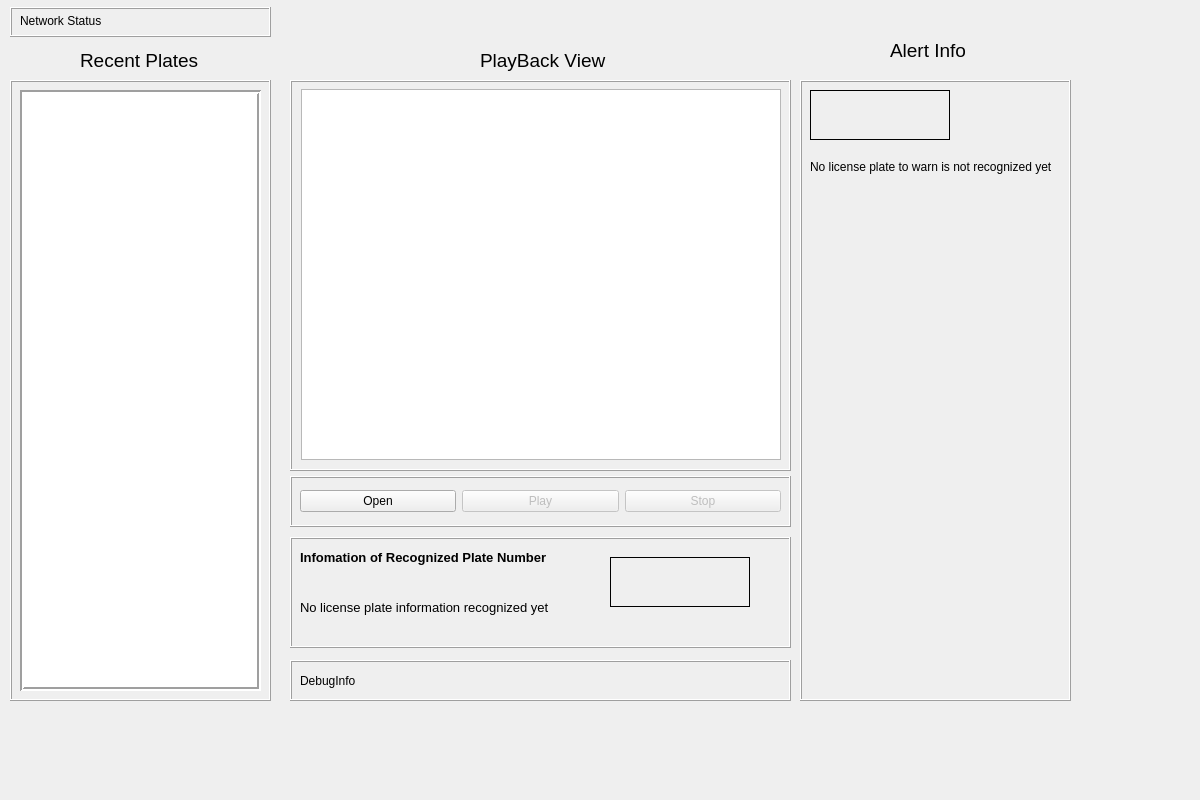
<?xml version="1.0" encoding="UTF-8"?>
<ui version="4.0">
 <class>AlprClientAppClass</class>
 <widget class="QMainWindow" name="AlprClientAppClass">
  <property name="geometry">
   <rect>
    <x>0</x>
    <y>0</y>
    <width>1200</width>
    <height>800</height>
   </rect>
  </property>
  <property name="sizePolicy">
   <sizepolicy hsizetype="Fixed" vsizetype="Fixed">
    <horstretch>0</horstretch>
    <verstretch>0</verstretch>
   </sizepolicy>
  </property>
  <property name="minimumSize">
   <size>
    <width>1200</width>
    <height>800</height>
   </size>
  </property>
  <property name="maximumSize">
   <size>
    <width>1200</width>
    <height>800</height>
   </size>
  </property>
  <property name="windowTitle">
   <string>AlprClientAppClass</string>
  </property>
  <widget class="QWidget" name="centralwidget">
   <widget class="QFrame" name="frame">
    <property name="geometry">
     <rect>
      <x>290</x>
      <y>80</y>
      <width>501</width>
      <height>391</height>
     </rect>
    </property>
    <property name="frameShape">
     <enum>QFrame::Box</enum>
    </property>
    <property name="frameShadow">
     <enum>QFrame::Raised</enum>
    </property>
    <property name="lineWidth">
     <number>1</number>
    </property>
    <widget class="QGraphicsView" name="playbackView">
     <property name="geometry">
      <rect>
       <x>11</x>
       <y>9</y>
       <width>480</width>
       <height>371</height>
      </rect>
     </property>
    </widget>
   </widget>
   <widget class="QLabel" name="playbackTextTitle">
    <property name="geometry">
     <rect>
      <x>480</x>
      <y>40</y>
      <width>131</width>
      <height>41</height>
     </rect>
    </property>
    <property name="font">
     <font>
      <pointsize>14</pointsize>
     </font>
    </property>
    <property name="text">
     <string>PlayBack View</string>
    </property>
    <property name="scaledContents">
     <bool>false</bool>
    </property>
   </widget>
   <widget class="QFrame" name="frame_2">
    <property name="geometry">
     <rect>
      <x>10</x>
      <y>80</y>
      <width>261</width>
      <height>621</height>
     </rect>
    </property>
    <property name="frameShape">
     <enum>QFrame::Box</enum>
    </property>
    <property name="frameShadow">
     <enum>QFrame::Raised</enum>
    </property>
    <widget class="QListWidget" name="recentPlatesListView">
     <property name="geometry">
      <rect>
       <x>10</x>
       <y>10</y>
       <width>241</width>
       <height>601</height>
      </rect>
     </property>
     <property name="frameShape">
      <enum>QFrame::Box</enum>
     </property>
     <property name="lineWidth">
      <number>2</number>
     </property>
    </widget>
   </widget>
   <widget class="QLabel" name="playbackTextTitle_2">
    <property name="geometry">
     <rect>
      <x>80</x>
      <y>40</y>
      <width>131</width>
      <height>41</height>
     </rect>
    </property>
    <property name="font">
     <font>
      <pointsize>14</pointsize>
     </font>
    </property>
    <property name="text">
     <string>Recent Plates</string>
    </property>
    <property name="scaledContents">
     <bool>false</bool>
    </property>
   </widget>
   <widget class="QFrame" name="frame_3">
    <property name="geometry">
     <rect>
      <x>290</x>
      <y>476</y>
      <width>501</width>
      <height>51</height>
     </rect>
    </property>
    <property name="frameShape">
     <enum>QFrame::Box</enum>
    </property>
    <property name="frameShadow">
     <enum>QFrame::Raised</enum>
    </property>
   </widget>
   <widget class="QWidget" name="horizontalLayoutWidget">
    <property name="geometry">
     <rect>
      <x>300</x>
      <y>486</y>
      <width>481</width>
      <height>31</height>
     </rect>
    </property>
    <layout class="QHBoxLayout" name="horizontalLayout">
     <item>
      <widget class="QPushButton" name="openButton">
       <property name="text">
        <string>Open</string>
       </property>
      </widget>
     </item>
     <item>
      <widget class="QPushButton" name="toggleButton">
       <property name="enabled">
        <bool>false</bool>
       </property>
       <property name="text">
        <string>Play</string>
       </property>
       <property name="checkable">
        <bool>true</bool>
       </property>
      </widget>
     </item>
     <item>
      <widget class="QPushButton" name="stopButton">
       <property name="enabled">
        <bool>false</bool>
       </property>
       <property name="text">
        <string>Stop</string>
       </property>
      </widget>
     </item>
    </layout>
   </widget>
   <widget class="QFrame" name="frame_4">
    <property name="geometry">
     <rect>
      <x>290</x>
      <y>537</y>
      <width>501</width>
      <height>111</height>
     </rect>
    </property>
    <property name="frameShape">
     <enum>QFrame::Box</enum>
    </property>
    <property name="frameShadow">
     <enum>QFrame::Raised</enum>
    </property>
    <widget class="QLabel" name="vehicleInfo">
     <property name="geometry">
      <rect>
       <x>10</x>
       <y>40</y>
       <width>291</width>
       <height>61</height>
      </rect>
     </property>
     <property name="font">
      <font>
       <pointsize>10</pointsize>
      </font>
     </property>
     <property name="text">
      <string>No license plate information recognized yet</string>
     </property>
    </widget>
    <widget class="QLabel" name="playbackTextTitle_3">
     <property name="geometry">
      <rect>
       <x>10</x>
       <y>10</y>
       <width>281</width>
       <height>21</height>
      </rect>
     </property>
     <property name="font">
      <font>
       <pointsize>10</pointsize>
       <weight>75</weight>
       <bold>true</bold>
      </font>
     </property>
     <property name="text">
      <string>Infomation of Recognized Plate Number</string>
     </property>
     <property name="scaledContents">
      <bool>false</bool>
     </property>
    </widget>
    <widget class="QLabel" name="lastLicensePlateView">
     <property name="geometry">
      <rect>
       <x>320</x>
       <y>20</y>
       <width>140</width>
       <height>50</height>
      </rect>
     </property>
     <property name="frameShape">
      <enum>QFrame::Box</enum>
     </property>
     <property name="lineWidth">
      <number>1</number>
     </property>
     <property name="text">
      <string/>
     </property>
    </widget>
   </widget>
   <widget class="QLabel" name="label_2">
    <property name="geometry">
     <rect>
      <x>20</x>
      <y>10</y>
      <width>91</width>
      <height>21</height>
     </rect>
    </property>
    <property name="text">
     <string>Network Status</string>
    </property>
   </widget>
   <widget class="QFrame" name="frame_5">
    <property name="geometry">
     <rect>
      <x>10</x>
      <y>7</y>
      <width>261</width>
      <height>30</height>
     </rect>
    </property>
    <property name="frameShape">
     <enum>QFrame::Box</enum>
    </property>
    <property name="frameShadow">
     <enum>QFrame::Raised</enum>
    </property>
    <widget class="QLabel" name="networkStatusIcon">
     <property name="geometry">
      <rect>
       <x>230</x>
       <y>5</y>
       <width>21</width>
       <height>20</height>
      </rect>
     </property>
     <property name="text">
      <string/>
     </property>
     <property name="pixmap">
      <pixmap resource="Assets.qrc">:/assets/images/greenButton.png</pixmap>
     </property>
     <property name="scaledContents">
      <bool>true</bool>
     </property>
    </widget>
   </widget>
   <widget class="QFrame" name="frame_6">
    <property name="geometry">
     <rect>
      <x>290</x>
      <y>660</y>
      <width>501</width>
      <height>41</height>
     </rect>
    </property>
    <property name="frameShape">
     <enum>QFrame::Box</enum>
    </property>
    <property name="frameShadow">
     <enum>QFrame::Raised</enum>
    </property>
    <widget class="QLabel" name="debugInfo">
     <property name="geometry">
      <rect>
       <x>10</x>
       <y>10</y>
       <width>481</width>
       <height>21</height>
      </rect>
     </property>
     <property name="text">
      <string>DebugInfo</string>
     </property>
    </widget>
   </widget>
   <widget class="QFrame" name="frame_7">
    <property name="geometry">
     <rect>
      <x>800</x>
      <y>80</y>
      <width>271</width>
      <height>621</height>
     </rect>
    </property>
    <property name="frameShape">
     <enum>QFrame::Box</enum>
    </property>
    <property name="frameShadow">
     <enum>QFrame::Raised</enum>
    </property>
    <widget class="QLabel" name="alertInfo">
     <property name="geometry">
      <rect>
       <x>10</x>
       <y>80</y>
       <width>251</width>
       <height>521</height>
      </rect>
     </property>
     <property name="text">
      <string>No license plate to warn is not recognized yet</string>
     </property>
     <property name="alignment">
      <set>Qt::AlignLeading|Qt::AlignLeft|Qt::AlignTop</set>
     </property>
    </widget>
    <widget class="QLabel" name="alertLicensePlateView">
     <property name="geometry">
      <rect>
       <x>10</x>
       <y>10</y>
       <width>140</width>
       <height>50</height>
      </rect>
     </property>
     <property name="frameShape">
      <enum>QFrame::Box</enum>
     </property>
     <property name="lineWidth">
      <number>1</number>
     </property>
     <property name="text">
      <string/>
     </property>
    </widget>
   </widget>
   <widget class="QLabel" name="playbackTextTitle_4">
    <property name="geometry">
     <rect>
      <x>890</x>
      <y>30</y>
      <width>131</width>
      <height>41</height>
     </rect>
    </property>
    <property name="font">
     <font>
      <pointsize>14</pointsize>
     </font>
    </property>
    <property name="text">
     <string>Alert Info</string>
    </property>
    <property name="scaledContents">
     <bool>false</bool>
    </property>
   </widget>
  </widget>
 </widget>
 <resources>
  <include location="Assets.qrc"/>
 </resources>
 <connections/>
</ui>
